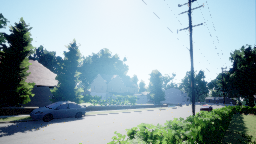
#> input picture drone_image.png, 256 x 144 px, found by its file name
$ jupyter execute imageProcessing.ipynb   (older library calls are emulated)
#> lines starting #> are read from the running program, lines starting #| are printed output that depends on the picture; after the words box and inside, x2 and y2 are one past the last pixel; in counts of white or black regions, pixels touching at a corner belong together
[cell 1]
import cv2
from datetime import datetime
import os
import numpy as np
from scipy.ndimage import convolve
import matplotlib.pyplot as plt
from scipy import ndimage
import skimage.color as sc
import numpy as np
import skimage
from scipy.ndimage import gaussian_filter as gauss


img = ''
sigma = 5 # 1, 3, 5, 10, 20
kernel_size = 3

roi_img = np.zeros_like(img)

def gaussBlur( img):
        return cv2.GaussianBlur(img,(3,3), sigmaX=0, sigmaY=0)

def Sobel( img):
        sobelx_img = cv2.Sobel(gaussBlur(img), ddepth=cv2.CV_64F, dx=1, dy=0, ksize=3)
        sobelx_img = np.uint8(np.absolute(sobelx_img))
        return sobelx_img

def Laplaciano(img):
        laplacian_img = cv2.Laplacian(gaussBlur(img), ddepth=cv2.CV_64F, ksize=3)
        return laplacian_img

def Canny(img):
        canny_img = cv2.Canny(img, threshold1=300, threshold2=500)
        return canny_img


def pipeline(img):
        gauss_blur = gaussBlur(img)
        canny_filter = Canny(gauss_blur)
        img_mask = RoiFilter(canny_filter)
        # return img_mask
        return canny_filter

def displayImage( img):
        fig = plt.figure(figsize=(12,10))
        ax = fig.add_subplot(111)
        ax.imshow(img, cmap='gray')

def RoiFilter(img):
        roi_img = np.zeros_like(img)
        roi_img1 = cv2.fillPoly(roi_img, vertices, 255)
        roi_mask = cv2.bitwise_and(img, roi_img1)
        return roi_mask

def Erosion(img):
        kernel = np.ones((3,3),np.uint8)
        erosion = cv2.dilate(img, kernel, 4)
        return erosion

def Hough(img):
        rho = 1
        theta = np.pi/200
        threshold = 1
        min_line_len = 1
        max_line_gap = 1
        img_maks = pipeline(img)
        lines = cv2.HoughLinesP(img_maks, rho, theta, threshold,
                                        np.array([]), minLineLength=min_line_len,
                                        maxLineGap=max_line_gap)
        img_lines = np.zeros((img_maks.shape[0], img_maks.shape[1], 3), dtype=np.uint8)
        for line in lines:
                for x1,y1,x2,y2 in line:
                        cv2.line(img_lines, (x1, y1), (x2, y2), [255, 0, 0], 2)

        print(lines)
        return img_lines
        # return lines

[cell 2]
# buscar la ruta de la imagen
img = cv2.imread('D:\Dron\cyberdrone-vision\drone_image.png')
#> img is the input picture: shape (144, 256, 3); mean B, G, R 172.1, 166.3, 145.3
img_gray = cv2.cvtColor(img, cv2.COLOR_BGR2GRAY)
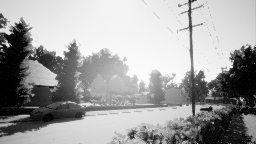
#> img_gray: shape (144, 256); min 0, max 253, mean 160.7
rgb_image = cv2.cvtColor(img_gray, cv2.COLOR_BGR2RGB)
img_arr = np.asarray(img_gray)

#displayImage(Canny(img_gray))

()

[cell 3]
img_arr.shape
#> Out = (144, 256)

[cell 4]
vertices =np.array([[(0,64),(0,37),(110,37),(120,64)]], dtype=np.int64)
roi_img = np.zeros_like(img_gray)
erosion = Erosion(img_gray)
#> in Erosion, `erosion = cv2.dilate(img, kernel, 4)`:
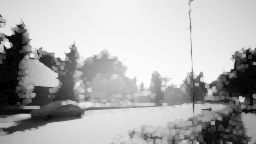
#> erosion: shape (144, 256); min 0, max 253, mean 175.6
gauss_img = gaussBlur(img_gray)
#gauss_img = gaussBlur(erosion)
canny_img = Canny(gauss_img)
#> in Canny, `canny_img = cv2.Canny(img, threshold1=300, threshold2=500)`:
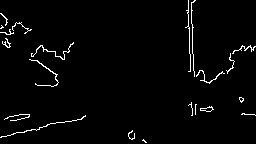
#> canny_img: shape (144, 256); 2.4% white in thin lines or dots
#sobel_img = Sobel(canny_img)


cv2.fillPoly(roi_img, vertices, 255)
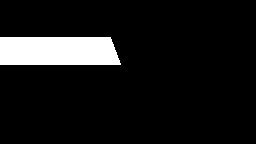
#> roi_img: shape (144, 256); 8.8% white; 1 white region, box (x1, y1, x2, y2) and area: (0, 37, 121, 65) 3248
img_mask = cv2.bitwise_and(canny_img, roi_img)
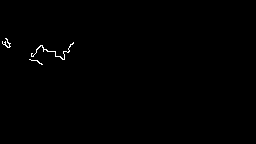
#> img_mask: shape (144, 256); 0.38% white in thin lines or dots, all inside (x1, y1, x2, y2) = (2, 38, 74, 65)
plt.imshow(canny_img, cmap='gray')
#

[cell 5]
plt.imshow(roi_img, cmap='gray')

[cell 6]
alpha = 1
beta = 2
gamma = 3
img_lane_lines = cv2.addWeighted(rgb_image, alpha, Hough(canny_img), beta, gamma)
#> in gaussBlur (call 2), `return cv2.GaussianBlur(img,(3,3), sigmaX=0, sigmaY=0)`:
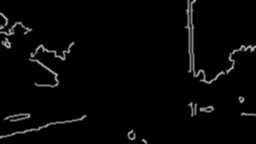
#> returned value: shape (144, 256); min 0, max 191, mean 6.1
#> in Canny (call 2), `canny_img = cv2.Canny(img, threshold1=300, threshold2=500)`:
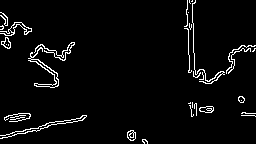
#> canny_img: shape (144, 256); 4% white in thin lines or dots
#> in RoiFilter, `roi_mask = cv2.bitwise_and(img, roi_img1)`:
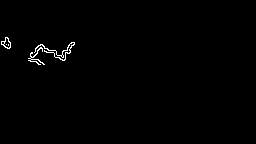
#> roi_mask: shape (144, 256); 0.68% white in thin lines or dots, all inside (x1, y1, x2, y2) = (1, 37, 75, 65)
#> in Hough, `lines = cv2.HoughLinesP(img_maks, rho, theta, threshold, np.array([]),..`: lines = 323 rows, first 6: [218, 77, 218, 76], [238, 100, 238, 97], [31, 31, 31, 28], [191, 27, 191, 24], [47, 70, 47, 66], [218, 73, 218, 72]
#> the loop in Hough, `for line in lines:` made 323 passes
#> after the loop in Hough, `for line in lines:`:
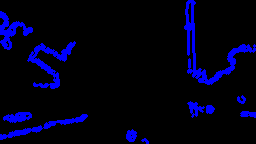
#> img_lines: shape (144, 256, 3); mean of channels 0, 1, 2 22.7, 0, 0; drawn as B, G, R
#> (printed output is left out)
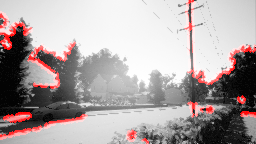
#> img_lane_lines: shape (144, 256, 3); mean R, G, B 173.9, 163.7, 163.7
plt.imshow(img_lane_lines)
